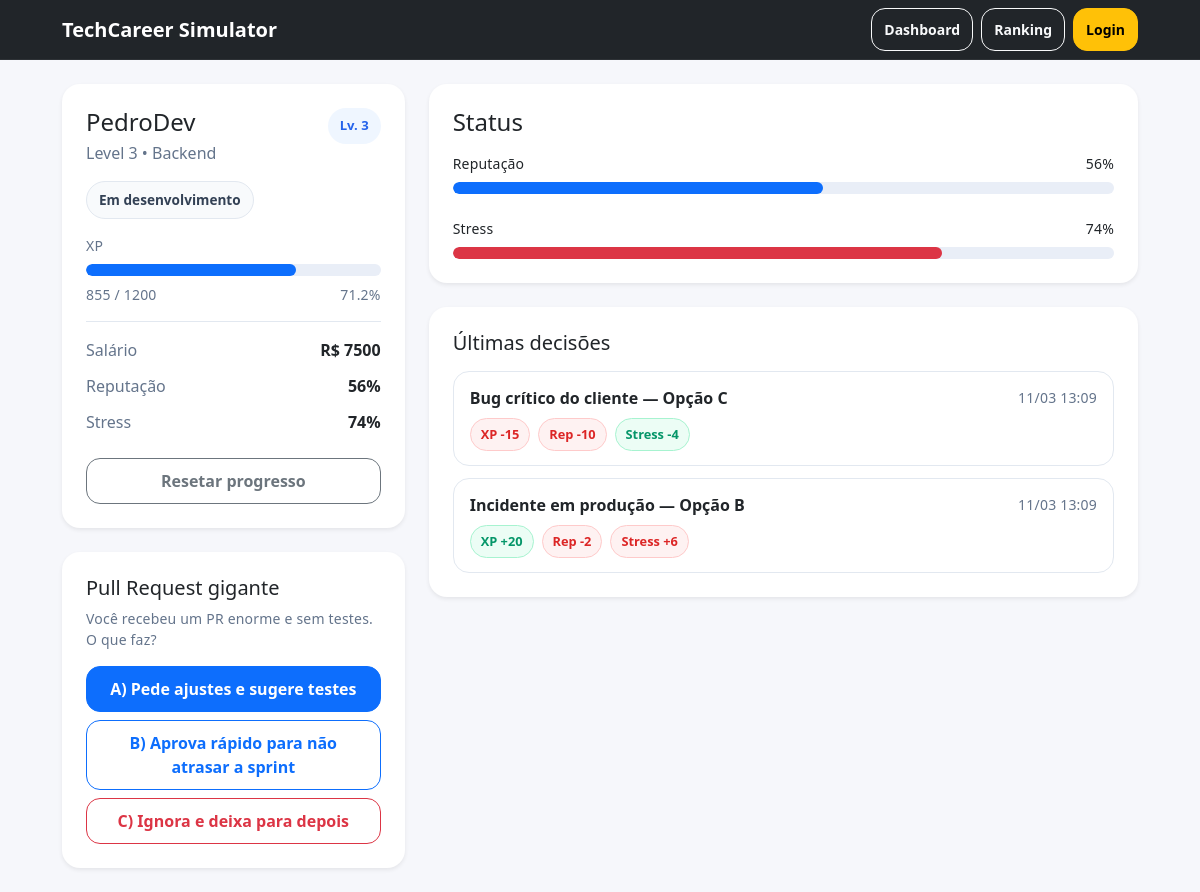
/dashboard, run on the app's committed database.
### models.py (models this page shows)
class User(db.Model):
    id = db.Column(db.Integer, primary_key=True)
    username = db.Column(db.String(100), unique=True, nullable=False)
    stats = db.relationship("Stats", backref="user", uselist=False)

class Stats(db.Model):
    id = db.Column(db.Integer, primary_key=True)
    user_id = db.Column(db.Integer, db.ForeignKey("user.id"), nullable=False, unique=True)
    level = db.Column(db.Integer, default=1)
    xp = db.Column(db.Integer, default=0)
    xp_max = db.Column(db.Integer, default=100)
    salary = db.Column(db.Integer, default=2000)
    reputation = db.Column(db.Integer, default=50)
    stress = db.Column(db.Integer, default=10)

class DecisionLog(db.Model):
    id = db.Column(db.Integer, primary_key=True)
    user_id = db.Column(db.Integer, db.ForeignKey("user.id"), nullable=False)
    choice = db.Column(db.String(1), nullable=False)
    delta_xp = db.Column(db.Integer, default=0)
    delta_reputation = db.Column(db.Integer, default=0)
    delta_stress = db.Column(db.Integer, default=0)
    challenge_title = db.Column(db.String(150), nullable=True)
    created_at = db.Column(db.DateTime, default=datetime.utcnow)

### app.py (the view)
@app.route("/dashboard")
def dashboard():
    user = User.query.first()
    stats = Stats.query.first()
    logs = DecisionLog.query.order_by(DecisionLog.created_at.desc()).limit(5).all()
    if not user or not stats:
        return redirect(url_for("login"))
    current_challenge = random.choice(challenges)
    return render_template(
        "dashboard.html",
        user=user,
        stats=stats,
        logs=logs,
        current_challenge=current_challenge
    )

### templates/dashboard.html (shortened to what this page needs)
{% extends "base.html" %}
{% block content %}
<div class="row g-4">
  <div class="col-12 col-lg-4">
    <div class="card shadow-sm border-0 profile-card">
      <div class="card-body p-4">
        <div class="d-flex justify-content-between align-items-start mb-3">
          <div>
            <h1 class="h4 mb-1">{{ user.username }}</h1>
            <p class="text-secondary mb-0">Level {{ stats.level }} • Backend</p>
          </div>
          <span class="level-badge">Lv. {{ stats.level }}</span>
        </div>
        {% if stats.stress >= 90 %}
          <div class="status-chip danger-soft mb-3">Em risco de burnout</div>
        {% elif stats.reputation >= 80 %}
          <div class="status-chip success-soft mb-3">Profissional em destaque</div>
        {% elif stats.xp >= stats.xp_max * 0.8 %}
          <div class="status-chip info-soft mb-3">Próximo de subir de nível</div>
        {% else %}
          <div class="status-chip neutral-soft mb-3">Em desenvolvimento</div>
        {% endif %}
        <div class="mb-2 small text-secondary">XP</div>
        <div class="progress mb-2">
          <div class="progress-bar" style="width: {{ (stats.xp / stats.xp_max) * 100 }}%"></div>
        </div>
        <div class="d-flex justify-content-between small text-secondary mb-3">
          <span>{{ stats.xp }} / {{ stats.xp_max }}</span>
          <span>{{ ((stats.xp / stats.xp_max) * 100) | round(1) }}%</span>
        </div>
        <hr>
        <div class="info-row">
          <span class="text-secondary">Salário</span>
          <span class="fw-semibold">R$ {{ stats.salary }}</span>
        </div>
        <div class="info-row">
          <span class="text-secondary">Reputação</span>
          <span class="fw-semibold">{{ stats.reputation }}%</span>
        </div>
        <div class="info-row">
          <span class="text-secondary">Stress</span>
          <span class="fw-semibold {% if stats.stress >= 90 %}text-danger{% endif %}">
            {{ stats.stress }}%
          </span>
        </div>
        <form method="POST" action="{{ url_for('reset') }}" class="mt-4">
          <button
            class="btn btn-outline-secondary w-100"
            type="submit"
          >
            Resetar progresso
          </button>
        </form>
      </div>
    </div>
    <div class="card shadow-sm border-0 mt-4">
      <div class="card-body p-4">
        <h2 class="h5 mb-2">{{ current_challenge.title }}</h2>
        <p class="text-secondary small mb-3">
          {{ current_challenge.prompt }}
        </p>
        <form method="POST" action="{{ url_for('choose') }}" class="d-grid gap-2 mt-3">
          <button
            class="btn btn-primary"
            name="choice"
            value="A"
            type="submit"
          >
            A) {{ current_challenge.a.text }}
          </button>
          <button
            class="btn btn-outline-primary"
            name="choice"
            value="B"
            type="submit"
          >
            B) {{ current_challenge.b.text }}
          </button>
          <button
            class="btn btn-outline-danger"
            name="choice"
            value="C"
            type="submit"
          >
            C) {{ current_challenge.c.text }}
          </button>
        </form>
      </div>
    </div>
  </div>
  <div class="col-12 col-lg-8">
    <div class="card shadow-sm border-0">
      <div class="card-body p-4">
        <div class="d-flex justify-content-between align-items-center mb-3">
          <h2 class="h4 mb-0">Status</h2>
        </div>
        <div class="mb-2 d-flex justify-content-between small">
          <span>Reputação</span>
          <span>{{ stats.reputation }}%</span>
        </div>
        <div class="progress mb-4">
          <div class="progress-bar" style="width: {{ stats.reputation }}%"></div>
        </div>
        <div class="mb-2 d-flex justify-content-between small">
          <span>Stress</span>
          <span>{{ stats.stress }}%</span>
        </div>
        <div class="progress">
          <div class="progress-bar bg-danger" style="width: {{ stats.stress }}%"></div>
        </div>
      </div>
    </div>
    <div class="card shadow-sm border-0 mt-4">
      <div class="card-body p-4">
        <h2 class="h5 mb-3">Últimas decisões</h2>
        {% if logs and logs|length > 0 %}
          <div class="decision-list">
            {% for l in logs %}
              <div class="decision-item">
                <div class="decision-top">
                  <div class="fw-semibold">
                    {{ l.challenge_title if l.challenge_title else "Desafio" }} — Opção {{ l.choice }}
                  </div>
                  <span class="text-secondary small">{{ l.created_at.strftime("%d/%m %H:%M") }}</span>
                </div>
                <div class="decision-stats mt-2">
                  <span class="decision-pill {% if l.delta_xp >= 0 %}pill-positive{% else %}pill-negative{% endif %}">
                    XP {{ "+" if l.delta_xp > 0 else "" }}{{ l.delta_xp }}
                  </span>
                  <span class="decision-pill {% if l.delta_reputation >= 0 %}pill-positive{% else %}pill-negative{% endif %}">
                    Rep {{ "+" if l.delta_reputation > 0 else "" }}{{ l.delta_reputation }}
                  </span>
                  <span class="decision-pill {% if l.delta_stress <= 0 %}pill-positive{% else %}pill-negative{% endif %}">
                    Stress {{ "+" if l.delta_stress > 0 else "" }}{{ l.delta_stress }}
                  </span>
                </div>
              </div>
            {% endfor %}
          </div>
        {% else %}
          <p class="text-secondary mb-0">Nenhuma decisão registrada ainda.</p>
        {% endif %}
      </div>
    </div>
  </div>
</div>
{% endblock %}

### templates/base.html (shortened to what this page needs)
<!doctype html>
<html lang="pt-br">
<head>
  <link href="https://cdn.jsdelivr.net/npm/bootstrap@5.3.3/dist/css/bootstrap.min.css" rel="stylesheet">
  <link href="{{ url_for('static', filename='css/style.css') }}" rel="stylesheet">
</head>
<body>
<nav class="navbar navbar-expand-lg navbar-dark bg-dark">
  <div class="container">
    <a class="navbar-brand fw-semibold" href="{{ url_for('dashboard') }}">TechCareer Simulator</a>
    <div class="ms-auto d-flex gap-2">
      <a class="btn btn-outline-light btn-sm" href="{{ url_for('dashboard') }}">Dashboard</a>
      <a class="btn btn-outline-light btn-sm" href="{{ url_for('ranking') }}">Ranking</a>
      <a class="btn btn-warning btn-sm" href="{{ url_for('login') }}">Login</a>
    </div>
  </div>
</nav>
<main class="container my-4">
  {% block content %}{% endblock %}
</main>
</body>
</html>

### static/css/style.css (style rules this page uses)
:root { --bg: #f6f7fb; --card: #ffffff; --text: #0f172a; --muted: #64748b; --border: #e2e8f0; --shadow: 0 10px 30px rgba(15, 23, 42, 0.08); }
body { background: var(--bg); color: var(--text); }
.navbar { border-bottom: 1px solid rgba(255,255,255,0.06); }
.container { max-width: 1100px; }
.card { background: var(--card); border-radius: 18px; box-shadow: var(--shadow); }
.card .card-body { padding: 22px; }
hr { border-color: var(--border); opacity: 1; }
.text-secondary { color: var(--muted) !important; }
.progress { height: 12px; border-radius: 999px; background: #e9eef7; }
.progress-bar { border-radius: 999px; }
.btn { border-radius: 14px; padding: 10px 12px; font-weight: 600; }
.btn-outline-primary, .btn-outline-danger { background: #fff; }
.small { letter-spacing: 0.2px; }
.profile-card { position: relative; }
.level-badge { background: #eff6ff; color: #2563eb; font-size: 0.82rem; font-weight: 700; padding: 8px 12px; border-radius: 999px; }
.status-chip { display: inline-block; padding: 8px 12px; border-radius: 999px; font-size: 0.85rem; font-weight: 600; border: 1px solid var(--border); }
.neutral-soft { background: #f8fafc; color: #334155; }
.info-row { display: flex; justify-content: space-between; margin-top: 12px; }
.decision-list { display: flex; flex-direction: column; gap: 12px; }
.decision-item { border: 1px solid var(--border); border-radius: 16px; padding: 14px 16px; background: #fff; transition: transform 0.18s ease, box-shadow 0.18s ease; }
.decision-top { display: flex; justify-content: space-between; align-items: center; gap: 12px; }
.decision-stats { display: flex; flex-wrap: wrap; gap: 8px; }
.decision-pill { display: inline-block; padding: 6px 10px; border-radius: 999px; font-size: 0.8rem; font-weight: 700; border: 1px solid transparent; }
.pill-positive { background: #ecfdf5; color: #059669; border-color: #a7f3d0; }
.pill-negative { background: #fef2f2; color: #dc2626; border-color: #fecaca; }

### data on the page
User: username "PedroDev"
Stats: level "3", xp "855", xp_max "1200", ((stats.xp/stats.xp_max)*100)|round(1) "71.2", salary "7500", reputation "56", stress "74"
DecisionLog: challenge_title "Bug crítico do cliente", choice "C", created_at "11/03 13:09", delta_xp "-15", delta_reputation "-10", delta_stress "-4"
DecisionLog: challenge_title "Incidente em produção", choice "B", created_at "11/03 13:09", delta_xp "+", delta_xp "20", delta_reputation "-2", delta_stress "+", delta_stress "6"
